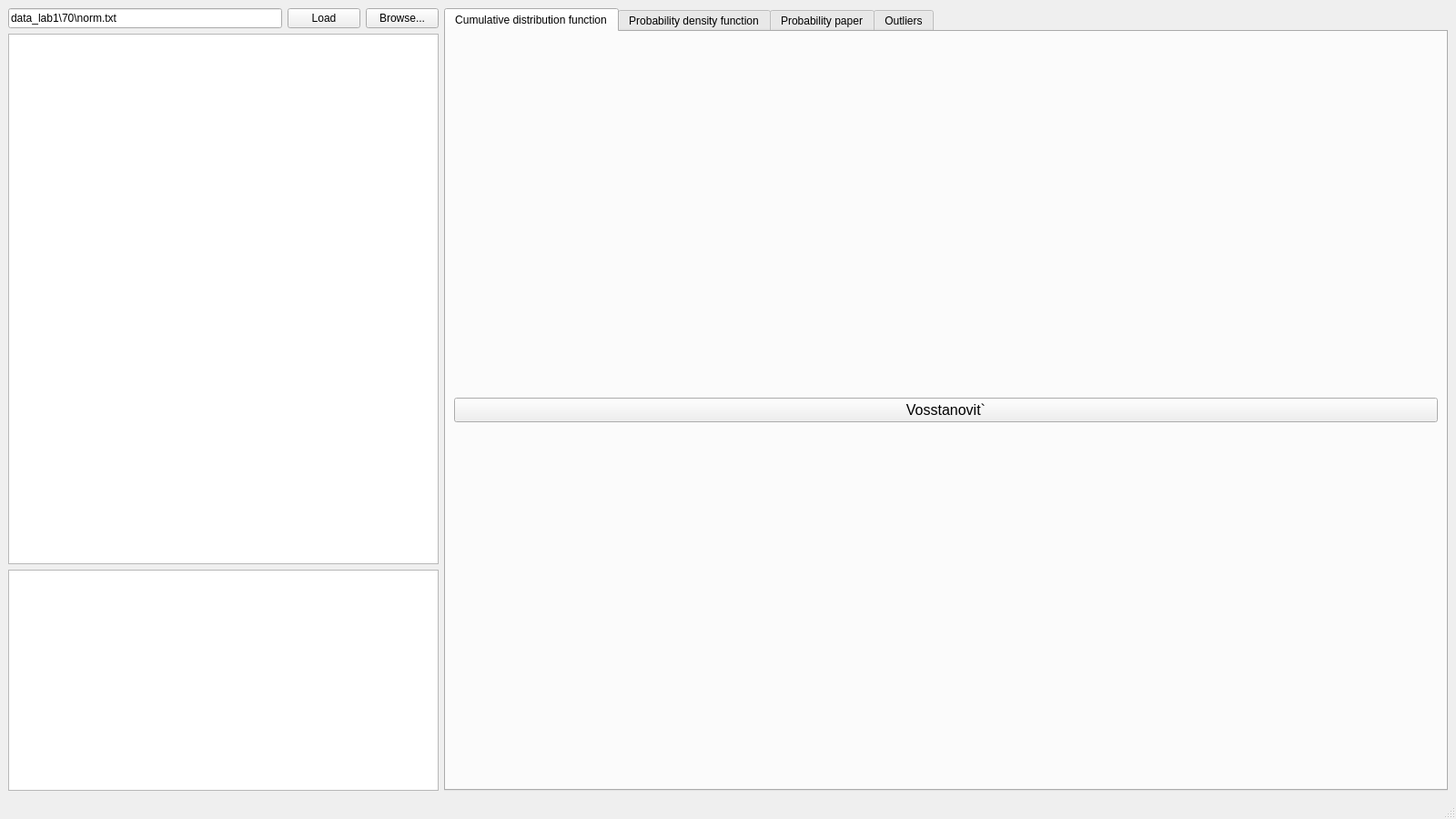
<?xml version="1.0" encoding="UTF-8"?>
<ui version="4.0">
 <class>MainWindow</class>
 <widget class="QMainWindow" name="MainWindow">
  <property name="geometry">
   <rect>
    <x>0</x>
    <y>0</y>
    <width>1600</width>
    <height>900</height>
   </rect>
  </property>
  <property name="windowTitle">
   <string>MainWindow</string>
  </property>
  <widget class="QWidget" name="centralwidget">
   <layout class="QVBoxLayout" name="verticalLayout_2">
    <item>
     <layout class="QVBoxLayout" name="rootLayout">
      <item>
       <layout class="QHBoxLayout" name="mainHorizontalLayout" stretch="3,7">
        <item>
         <layout class="QVBoxLayout" name="verticalLayout" stretch="1,12,5">
          <item>
           <layout class="QHBoxLayout" name="inputFilenameLayout">
            <item>
             <widget class="QLineEdit" name="filenameLineEdit">
              <property name="text">
               <string>data_lab1\70\norm.txt</string>
              </property>
             </widget>
            </item>
            <item>
             <widget class="QPushButton" name="pushButton">
              <property name="text">
               <string>Load</string>
              </property>
             </widget>
            </item>
            <item>
             <widget class="QPushButton" name="filenamePushButton">
              <property name="text">
               <string>Browse...</string>
              </property>
             </widget>
            </item>
           </layout>
          </item>
          <item>
           <widget class="QTableWidget" name="tableWidget"/>
          </item>
          <item>
           <layout class="QVBoxLayout" name="ditributionStatisticsVerticalLayout">
            <item>
             <widget class="QTableWidget" name="distributionStatisticsTableWidget"/>
            </item>
           </layout>
          </item>
         </layout>
        </item>
        <item>
         <layout class="QGridLayout" name="canvasLayout">
          <item row="0" column="0">
           <widget class="QTabWidget" name="tabWidget">
            <property name="currentIndex">
             <number>0</number>
            </property>
            <widget class="QWidget" name="tab">
             <attribute name="title">
              <string>Cumulative distribution function</string>
             </attribute>
             <layout class="QVBoxLayout" name="verticalLayout_7" stretch="5,1">
              <item>
               <layout class="QVBoxLayout" name="ecdfVerticalLayout"/>
              </item>
              <item>
               <layout class="QHBoxLayout" name="horizontalLayout">
                <item>
                 <widget class="QPushButton" name="restoreCumulativePushButton">
                  <property name="font">
                   <font>
                    <pointsize>12</pointsize>
                   </font>
                  </property>
                  <property name="text">
                   <string>Vosstanovit`</string>
                  </property>
                 </widget>
                </item>
                <item>
                 <layout class="QFormLayout" name="restoredCumulativeInfoLayout"/>
                </item>
               </layout>
              </item>
             </layout>
            </widget>
            <widget class="QWidget" name="tab1">
             <attribute name="title">
              <string>Probability density function</string>
             </attribute>
             <layout class="QVBoxLayout" name="verticalLayout_4" stretch="3,1">
              <item>
               <layout class="QVBoxLayout" name="densityPlotVerticalLayout"/>
              </item>
              <item>
               <layout class="QHBoxLayout" name="densityInfoHorizontalLayout" stretch="1,1">
                <item>
                 <widget class="QTableWidget" name="densityClassInfoTableWidget"/>
                </item>
                <item>
                 <layout class="QFormLayout" name="densityInfoFolmLayout"/>
                </item>
               </layout>
              </item>
             </layout>
            </widget>
            <widget class="QWidget" name="tab2">
             <attribute name="title">
              <string>Probability paper</string>
             </attribute>
             <layout class="QVBoxLayout" name="verticalLayout_5" stretch="5,1">
              <item>
               <layout class="QVBoxLayout" name="paperPlotVerticalLayout"/>
              </item>
              <item>
               <layout class="QHBoxLayout" name="paperInfoHorizontalLayout"/>
              </item>
             </layout>
            </widget>
            <widget class="QWidget" name="tab3">
             <attribute name="title">
              <string>Outliers</string>
             </attribute>
             <layout class="QVBoxLayout" name="verticalLayout_6" stretch="7,1">
              <item>
               <layout class="QVBoxLayout" name="outliersPlotVerticalLayout"/>
              </item>
              <item>
               <layout class="QHBoxLayout" name="outliersInfoHorizontalLayout" stretch="3,7">
                <property name="sizeConstraint">
                 <enum>QLayout::SetDefaultConstraint</enum>
                </property>
                <item>
                 <widget class="QPushButton" name="removeOutliersPushButton">
                  <property name="font">
                   <font>
                    <pointsize>12</pointsize>
                   </font>
                  </property>
                  <property name="text">
                   <string>Remove Outliers</string>
                  </property>
                 </widget>
                </item>
                <item>
                 <layout class="QFormLayout" name="formLayout_2">
                  <item row="0" column="0">
                   <widget class="QLabel" name="intervalLabel">
                    <property name="font">
                     <font>
                      <pointsize>12</pointsize>
                     </font>
                    </property>
                    <property name="text">
                     <string>Interval: </string>
                    </property>
                   </widget>
                  </item>
                  <item row="0" column="1">
                   <widget class="QLabel" name="intervalValLabel">
                    <property name="font">
                     <font>
                      <pointsize>12</pointsize>
                     </font>
                    </property>
                    <property name="text">
                     <string>undefined</string>
                    </property>
                   </widget>
                  </item>
                 </layout>
                </item>
               </layout>
              </item>
             </layout>
            </widget>
           </widget>
          </item>
         </layout>
        </item>
       </layout>
      </item>
     </layout>
    </item>
   </layout>
  </widget>
  <widget class="QMenuBar" name="menubar">
   <property name="geometry">
    <rect>
     <x>0</x>
     <y>0</y>
     <width>1600</width>
     <height>21</height>
    </rect>
   </property>
  </widget>
  <widget class="QStatusBar" name="statusbar"/>
 </widget>
 <resources/>
 <connections/>
</ui>
